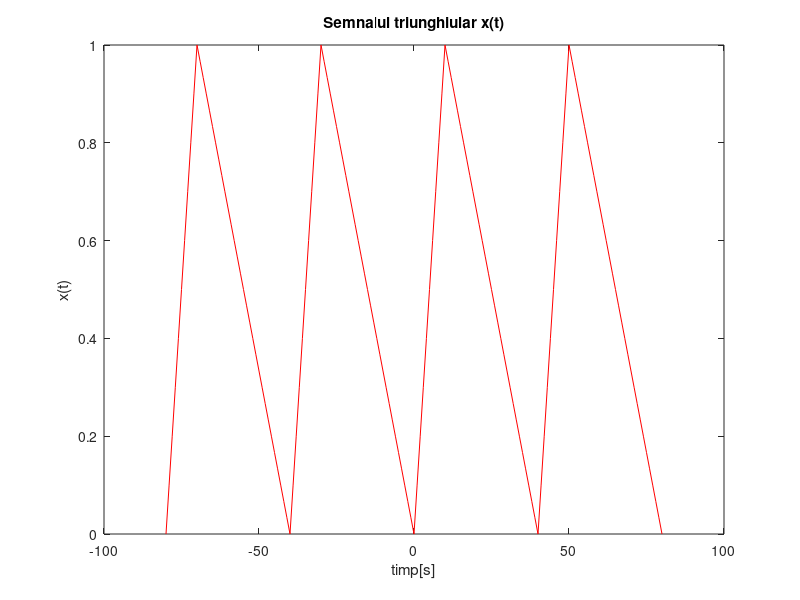

MATLAB code for this plot: (Note: this script raises an error after producing the figure.)
clear
clc

%Adrian Murgoci - nr. ordine = 10;

T = 40;%[s]
w0 = 2*pi()/T;% rad/s
f = 1/T;% frecventa semnalului [Hz]
D = 10;%[s] - durata = nr. de ordinex
W = D/T;% latimea semnalului [u.r]
N = 50; % nr. de coeficienti ai dezvoltarii in serie Fourier

%Generare semnal triunghiular cu durata de D = 10secunde (width = 0.25),
%deoarece T = 40; width = D/T = 10/40 = 0.25
t = -2*T:2*T;
x = 0.5*sawtooth(2*pi*f*t,W)+0.5;

%reprezentarea grafica a semnalului triunghiular generat x(t)
x_th = -2*T:10:2*T;
ax = gca;
plot(t,x,'r');
xlabel('timp[s]');
ylabel('x(t)');
title('Semnalul triunghiular x(t)');
ax.XTick = x_th;
grid on

% reconstructia semnalului triunghiular x(t) folosind primii 50 de termeni ai
% seriei Fourier
 
syms t;
syms k;


integral = 1/T * int(exp(-0.5*t - 0.5) *exp(-1i* k * w0* t), t, 0, T);
Dn = inline(integral, 'k');

t = -2*T:2*T;

x2 = 0;
    for(k = -N:N)
x2 =  x2 +  Dn(k) * exp(1i * k * w0* t);
    end
   

hold on;
plot(t,x2,'*');

